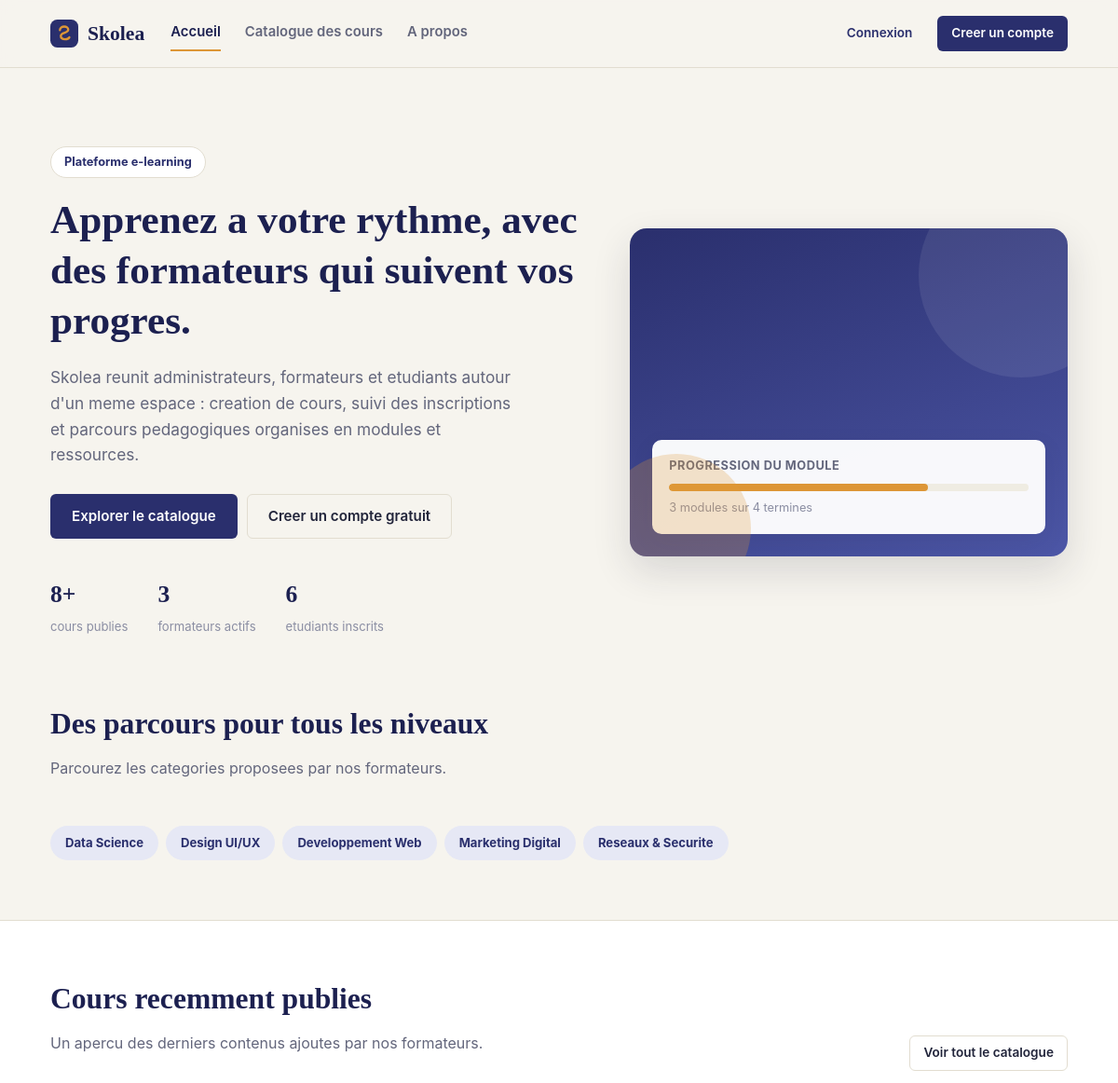
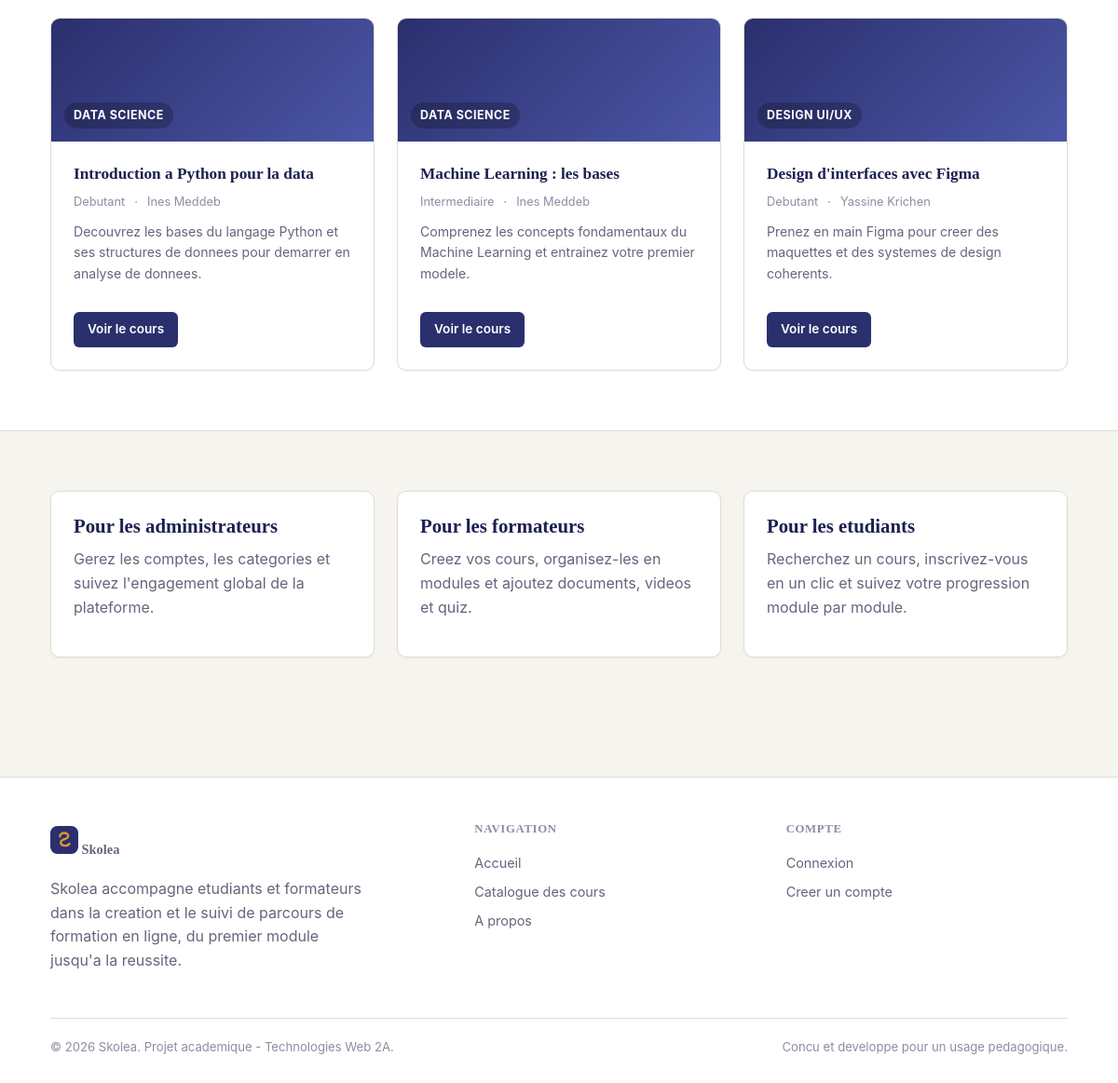
The page /SkoleaMVC/View/FrontOffice/index.php on the database its author committed (2 pictures, top to bottom).
### tables this page shows
CREATE TABLE categories (
    id              INT UNSIGNED AUTO_INCREMENT PRIMARY KEY,
    nom             VARCHAR(100) NOT NULL UNIQUE,
    description     VARCHAR(255) NULL,
    date_creation   DATETIME NOT NULL DEFAULT CURRENT_TIMESTAMP
);

CREATE TABLE cours (
    id              INT UNSIGNED AUTO_INCREMENT PRIMARY KEY,
    titre           VARCHAR(150) NOT NULL,
    description     TEXT NOT NULL,
    categorie_id    INT UNSIGNED NOT NULL,
    formateur_id    INT UNSIGNED NOT NULL,
    image           VARCHAR(255) NULL,
    niveau          ENUM('debutant', 'intermediaire', 'avance') NOT NULL DEFAULT 'debutant',
    statut          ENUM('brouillon', 'publie') NOT NULL DEFAULT 'brouillon',
    date_creation   DATETIME NOT NULL DEFAULT CURRENT_TIMESTAMP,
    date_maj        DATETIME NOT NULL DEFAULT CURRENT_TIMESTAMP ON UPDATE CURRENT_TIMESTAMP,
    CONSTRAINT fk_cours_categorie FOREIGN KEY (categorie_id) REFERENCES categories(id)
        ON DELETE RESTRICT ON UPDATE CASCADE,
    CONSTRAINT fk_cours_formateur FOREIGN KEY (formateur_id) REFERENCES utilisateurs(id)
        ON DELETE CASCADE ON UPDATE CASCADE
);

CREATE TABLE utilisateurs (
    id              INT UNSIGNED AUTO_INCREMENT PRIMARY KEY,
    nom             VARCHAR(80)  NOT NULL,
    prenom          VARCHAR(80)  NOT NULL,
    email           VARCHAR(150) NOT NULL UNIQUE,
    mot_de_passe    VARCHAR(255) NOT NULL,
    role            ENUM('administrateur', 'formateur', 'etudiant') NOT NULL DEFAULT 'etudiant',
    photo           VARCHAR(255) NULL,
    bio             VARCHAR(500) NULL,
    date_creation   DATETIME NOT NULL DEFAULT CURRENT_TIMESTAMP
);

### config.php (called while the page is built)
<?php
class config
{
    private static $pdo = null;
    public static function getConnexion()
    {
        if (!isset(self::$pdo)) {
            $servername = "localhost";
            $username = "root";
            $password = "";
            $dbname = "skolea";
            try {
                self::$pdo = new PDO(
                    "mysql:host=$servername;dbname=$dbname;charset=utf8mb4",
                    $username,
                    $password
                );
                self::$pdo->setAttribute(PDO::ATTR_ERRMODE, PDO::ERRMODE_EXCEPTION);
                self::$pdo->setAttribute(PDO::ATTR_DEFAULT_FETCH_MODE, PDO::FETCH_ASSOC);
            } catch (Exception $e) {
                die('Erreur de connexion : ' . $e->getMessage());
            }
        }
        return self::$pdo;
    }
}

### SkoleaMVC/Model/Cours.php (called while the page is built, shortened)
<?php
class Cours
{
    private $pdo;
    private $selectAvecJointures = "
        SELECT c.*, cat.nom AS categorie_nom,
               u.nom AS formateur_nom, u.prenom AS formateur_prenom,
               (SELECT COUNT(*) FROM inscriptions i WHERE i.cours_id = c.id) AS nb_inscrits,
               (SELECT COUNT(*) FROM modules m WHERE m.cours_id = c.id) AS nb_modules
        FROM cours c
        INNER JOIN categories cat ON cat.id = c.categorie_id
        INNER JOIN utilisateurs u ON u.id = c.formateur_id
    ";
    public function __construct()
    {
        $this->pdo = config::getConnexion();
    }
    public function count($filtres = [])
    {
        list($where, $params) = $this->buildFiltre($filtres);
        $stmt = $this->pdo->prepare("SELECT COUNT(*) FROM cours c {$where}");
        $stmt->execute($params);
        return (int) $stmt->fetchColumn();
    }
    private function buildFiltre($filtres)
    {
        $conditions = [];
        $params = [];
        if (!empty($filtres['statut'])) {
            $conditions[] = 'c.statut = :statut';
            $params[':statut'] = $filtres['statut'];
        }
        $where = $conditions === [] ? '' : 'WHERE ' . implode(' AND ', $conditions);
        return [$where, $params];
    }
    public function recents($limite = 3)
    {
        $stmt = $this->pdo->prepare(
            $this->selectAvecJointures . " WHERE c.statut = 'publie' ORDER BY c.date_creation DESC LIMIT :limite"
        );
        $stmt->bindValue(':limite', $limite, PDO::PARAM_INT);
        $stmt->execute();
        return $stmt->fetchAll();
    }
}

### SkoleaMVC/Model/Utilisateur.php (called while the page is built, shortened)
<?php
class Utilisateur
{
    private $pdo;
    public function __construct()
    {
        $this->pdo = config::getConnexion();
    }
    public function countByRole($role)
    {
        $stmt = $this->pdo->prepare('SELECT COUNT(*) FROM utilisateurs WHERE role = :role');
        $stmt->execute(['role' => $role]);
        return (int) $stmt->fetchColumn();
    }
}

### SkoleaMVC/Model/Categorie.php (called while the page is built, shortened)
<?php
class Categorie
{
    private $pdo;
    public function __construct()
    {
        $this->pdo = config::getConnexion();
    }
    public function all()
    {
        return $this->pdo->query('SELECT * FROM categories ORDER BY nom')->fetchAll();
    }
}

### SkoleaMVC/helpers.php (called while the page is built, shortened)
<?php
function e($value)
{
    return htmlspecialchars($value ?? '', ENT_QUOTES, 'UTF-8');
}
function niveau_label($niveau)
{
    if ($niveau === 'debutant') return 'Debutant';
    if ($niveau === 'intermediaire') return 'Intermediaire';
    return ucfirst($niveau);
}

### SkoleaMVC/View/FrontOffice/index.php (the view, shortened to what this page needs)
<?php
require_once __DIR__ . '/../../bootstrap.php';
require_once __DIR__ . '/../../Model/Cours.php';
require_once __DIR__ . '/../../Model/Categorie.php';
require_once __DIR__ . '/../../Model/Utilisateur.php';
$coursModel = new Cours();
$nbCours = $coursModel->count(['statut' => 'publie']);
$coursRecents = $coursModel->recents(3);
$utilisateurModel = new Utilisateur();
$nbFormateurs = $utilisateurModel->countByRole('formateur');
$nbEtudiants = $utilisateurModel->countByRole('etudiant');
$categories = (new Categorie())->all();
require __DIR__ . '/includes/header.php';
?>
<section class="hero">
    <div class="container">
        <div>
            <span class="hero-eyebrow">Plateforme e-learning</span>
            <h1>Apprenez a votre rythme, avec des formateurs qui suivent vos progres.</h1>
            <p class="hero-lead">
                Skolea reunit administrateurs, formateurs et etudiants autour d'un meme
                espace : creation de cours, suivi des inscriptions et parcours pedagogiques
                organises en modules et ressources.
            </p>
            <div class="cluster">
                <a href="cours.php" class="btn btn-primary">Explorer le catalogue</a>
                <a href="inscription.php" class="btn btn-outline">Creer un compte gratuit</a>
            </div>
            <div class="hero-stats">
                <div>
                    <strong><?= (int) $nbCours ?>+</strong>
                    <span>cours publies</span>
                </div>
                <div>
                    <strong><?= (int) $nbFormateurs ?></strong>
                    <span>formateurs actifs</span>
                </div>
                <div>
                    <strong><?= (int) $nbEtudiants ?></strong>
                    <span>etudiants inscrits</span>
                </div>
            </div>
        </div>
        <div class="hero-art">
            <div class="hero-art-card">
                <p class="text-muted" style="margin:0 0 8px;font-size:.8rem;font-weight:700;text-transform:uppercase;letter-spacing:.04em;">Progression du module</p>
                <div class="progress-bar"><span style="width:72%"></span></div>
                <p class="text-soft" style="margin:8px 0 0;font-size:.8rem;">3 modules sur 4 termines</p>
            </div>
        </div>
    </div>
</section>
<section class="section" style="padding-top:0;">
    <div class="container">
        <div class="section-head">
            <div>
                <h2>Des parcours pour tous les niveaux</h2>
                <p class="text-muted">Parcourez les categories proposees par nos formateurs.</p>
            </div>
        </div>
        <div class="tag-list">
            <?php foreach ($categories as $categorie): ?>
                <a href="cours.php?categorie=<?= urlencode($categorie['nom']) ?>" class="badge badge-primaire" style="padding:8px 16px;font-size:.82rem;text-transform:none;letter-spacing:0;">
                    <?= e($categorie['nom']) ?>
                </a>
            <?php endforeach; ?>
        </div>
    </div>
</section>
<section class="section" style="background:var(--color-surface);border-top:1px solid var(--color-border);border-bottom:1px solid var(--color-border);">
    <div class="container">
        <div class="section-head">
            <div>
                <h2>Cours recemment publies</h2>
                <p class="text-muted">Un apercu des derniers contenus ajoutes par nos formateurs.</p>
            </div>
            <a href="cours.php" class="btn btn-outline btn-sm">Voir tout le catalogue</a>
        </div>
        <?php if ($coursRecents === []): ?>
            <div class="empty-state"><h3>Aucun cours publie pour le moment</h3></div>
        <?php else: ?>
            <div class="grid grid-cols-3">
                <?php foreach ($coursRecents as $cours): ?>
                    <article class="card course-card">
                        <div class="course-thumb"><span><?= e($cours['categorie_nom']) ?></span></div>
                        <div class="card-body">
                            <h3><a href="cours_detail.php?id=<?= (int) $cours['id'] ?>"><?= e($cours['titre']) ?></a></h3>
                            <div class="course-meta">
                                <span><?= e(niveau_label($cours['niveau'])) ?></span>
                                <span>&middot;</span>
                                <span><?= e($cours['formateur_prenom'] . ' ' . $cours['formateur_nom']) ?></span>
                            </div>
                            <p class="course-desc"><?= e(mb_strimwidth($cours['description'], 0, 110, '...')) ?></p>
                            <div class="card-footer">
                                <a href="cours_detail.php?id=<?= (int) $cours['id'] ?>" class="btn btn-primary btn-sm">Voir le cours</a>
                            </div>
                        </div>
                    </article>
                <?php endforeach; ?>
            </div>
        <?php endif; ?>
    </div>
</section>
<section class="section">
    <div class="container grid grid-cols-3">
        <div class="card card-body">
            <h3>Pour les administrateurs</h3>
            <p class="text-muted">Gerez les comptes, les categories et suivez l'engagement global de la plateforme.</p>
        </div>
        <div class="card card-body">
            <h3>Pour les formateurs</h3>
            <p class="text-muted">Creez vos cours, organisez-les en modules et ajoutez documents, videos et quiz.</p>
        </div>
        <div class="card card-body">
            <h3>Pour les etudiants</h3>
            <p class="text-muted">Recherchez un cours, inscrivez-vous en un clic et suivez votre progression module par module.</p>
        </div>
    </div>
</section>
<?php require __DIR__ . '/includes/footer.php'; ?>

### rows shown on the page
categories: nom "Data Science"
categories: nom "Design UI/UX"
categories: nom "Developpement Web"
categories: nom "Marketing Digital"
categories: nom "Reseaux & Securite"
cours: categorie.nom "DATA SCIENCE", titre "Introduction a Python pour la data", niveau "Debutant", formateur.nom "Ines Meddeb", description "Decouvrez les bases du langage Python et ses structures de donnees pour demarrer en analyse de donnees."
cours: categorie.nom "DATA SCIENCE", titre "Machine Learning : les bases", niveau "Intermediaire", formateur.nom "Ines Meddeb", description "Comprenez les concepts fondamentaux du Machine Learning et entrainez votre premier modele."
cours: categorie.nom "DESIGN UI/UX", titre "Design d'interfaces avec Figma", niveau "Debutant", formateur.nom "Yassine Krichen", description "Prenez en main Figma pour creer des maquettes et des systemes de design coherents."

### other values the page prints
$nbCours "8"
$nbFormateurs "3"
$nbEtudiants "6"
